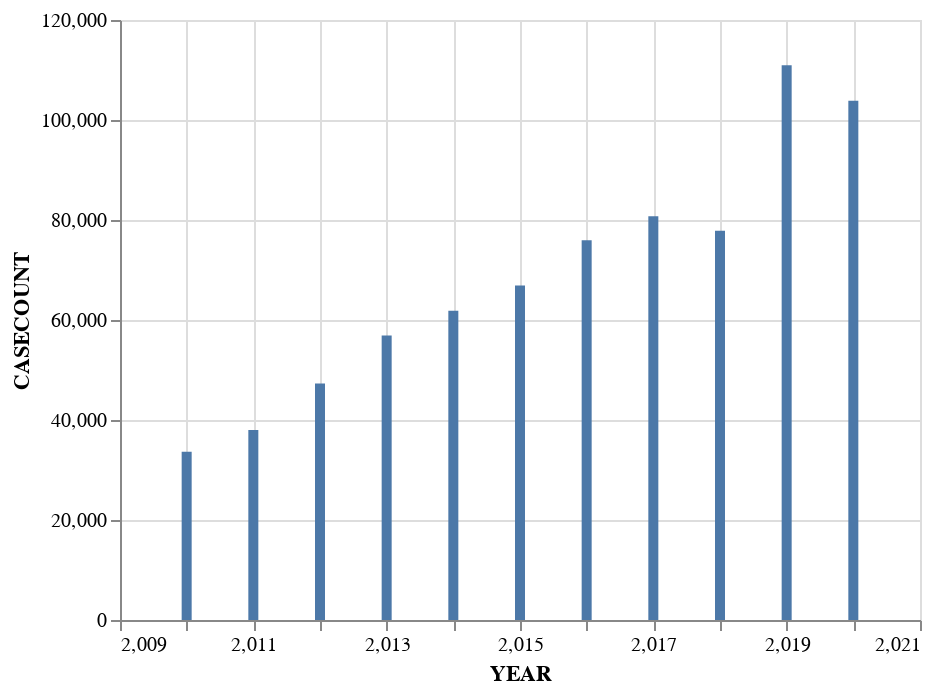

Notebook cell for this chart:
### Markdown cell above
#### Time to Visualize this Annual Casecount Data

### Code cell
alt.Chart(oakland_annual_cases).mark_bar().encode(
    x='YEAR',
    y='CASECOUNT'
)

### Figure 1 — Vega-Lite specification as saved in the notebook (floating-point values rounded to 4 significant figures)
{"config": {"view": {"continuousWidth": 400, "continuousHeight": 300}}, "data": {"name": "data-bcd08a735d77abfdbc0fe271ffbfbd42"}, "mark": "bar", "encoding": {"x": {"type": "quantitative", "field": "YEAR"}, "y": {"type": "quantitative", "field": "CASECOUNT"}}, "$schema": "https://vega.github.io/schema/vega-lite/v4.8.1.json", "datasets": {"data-bcd08a735d77abfdbc0fe271ffbfbd42": [{"YEAR": 2010, "CASECOUNT": 33647}, {"YEAR": 2011, "CASECOUNT": 37995}, {"YEAR": 2012, "CASECOUNT": 47294}, {"YEAR": 2013, "CASECOUNT": 56888}, {"YEAR": 2014, "CASECOUNT": 61826}, {"YEAR": 2015, "CASECOUNT": 66889}, {"YEAR": 2016, "CASECOUNT": 75932}, {"YEAR": 2017, "CASECOUNT": 80740}, {"YEAR": 2018, "CASECOUNT": 77851}, {"YEAR": 2019, "CASECOUNT": 110928}, {"YEAR": 2020, "CASECOUNT": 103837}]}}
